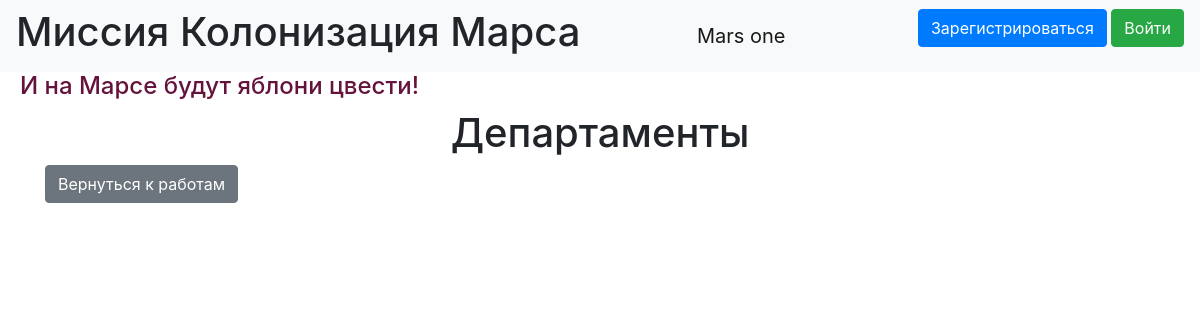
/departments, run on an earlier commit of the app's database.
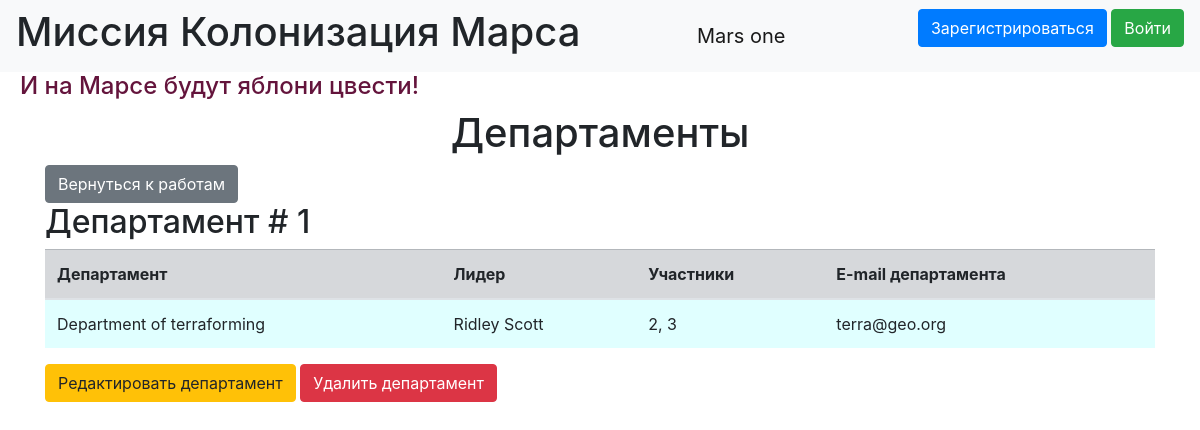
And on a later commit of the database.
### data/departments.py (models this page shows)
class Department(SqlAlchemyBase):
    __tablename__ = 'departments'
    id = sqlalchemy.Column(sqlalchemy.Integer,
                           primary_key=True, autoincrement=True)
    title = sqlalchemy.Column(sqlalchemy.String)
    chief = sqlalchemy.Column(sqlalchemy.Integer, sqlalchemy.ForeignKey("users.id"))
    members = sqlalchemy.Column(sqlalchemy.String)
    email = sqlalchemy.Column(sqlalchemy.String)
    user = orm.relationship('User')

### data/users.py (models this page shows, shortened)
class User(SqlAlchemyBase, UserMixin):
    __tablename__ = 'users'
    id = sqlalchemy.Column(sqlalchemy.Integer,
                           primary_key=True, autoincrement=True)
    surname = sqlalchemy.Column(sqlalchemy.String)
    name = sqlalchemy.Column(sqlalchemy.String)
    age = sqlalchemy.Column(sqlalchemy.Integer)
    position = sqlalchemy.Column(sqlalchemy.String)
    speciality = sqlalchemy.Column(sqlalchemy.String)
    address = sqlalchemy.Column(sqlalchemy.String)
    email = sqlalchemy.Column(sqlalchemy.String, unique=True)
    hashed_password = sqlalchemy.Column(sqlalchemy.String)
    modified_date = sqlalchemy.Column(sqlalchemy.DateTime, default=datetime.datetime.now)
    jobs = orm.relationship("Jobs", back_populates='user')

### model1.py (the view)
@app.route('/departments')
def departments():
    db_sess = db_session.create_session()
    return render_template('departments.html', title='Департаменты',
                           departments=db_sess.query(Department).all(),
                           message=request.args.get('message'),
                           message_type=request.args.get('message_type'))

### data/db_session.py (called while the page is built)
def create_session() -> Session:
    global __factory
    return __factory()

### templates/departments.html (shortened to what this page needs)
{% extends 'base.html' %}
{% block content %}
    <h1 class="text-center">{{ title }}</h1>
    <a class="btn btn-secondary" href="/">Вернуться к работам</a>
    {% for dep in departments %}
        <h2>Департамент # {{ loop.index }}</h2>
        <table class="table">
            <thead>
                <tr class="table-secondary">
                    <th>Департамент</th>
                    <th>Лидер</th>
                    <th>Участники</th>
                    <th>E-mail департамента</th>
                </tr>
            </thead>
            <tbody style="background-color: lightcyan">
                <tr>
                    <td>{{ dep.title }}</td>
                    <td>{{ dep.user.name }} {{ dep.user.surname }}</td>
                    <td>{{ dep.members }}</td>
                    <td>{{ dep.email }}</td>
                </tr>
            </tbody>
        </table>
        {% if current_user.id in (1, dep.chief_id) %}
            <a class="btn btn-warning" href="/edit_department/{{ dep.id }}">Редактировать департамент</a>
            <a class="btn btn-danger" href="/delete_department/{{ dep.id }}">Удалить департамент</a>
        {% endif %}
    {% endfor %}
{% endblock %}

### templates/base.html (shortened to what this page needs)
<!doctype html>
<html lang="en">
<head>
    <link rel="stylesheet"
          href="https://stackpath.bootstrapcdn.com/bootstrap/4.4.1/css/bootstrap.min.css"
>
    <link rel="stylesheet" type="text/css" href="{{url_for('static', filename='css/style.css')}}" />
</head>
<body>
<header>
    <nav class="navbar navbar-light bg-light">
        <h1>Миссия Колонизация Марса</h1>
        <a class="navbar-brand" href="#">Mars one</a>
        {% if current_user.is_authenticated %}
            <a class="navbar-brand" href="/logout">{{ current_user.name }}</a>
        {% else %}
            <p>
                <a class="btn btn-primary " href="/register">Зарегистрироваться</a>
                <a class="btn btn-success" href="/login">Войти</a>
            </p>
        {% endif %}
    </nav>
</header>
<h4>И на Марсе будут яблони цвести!</h4>
<main role="main" class="container">
    {% block content %}{% endblock %}
</main>
</body>
</html>

### static/css/style.css (style rules this page uses)
h4 { color: rgb(100, 20, 60); padding-left: 20px; }

What changed in the data, as far as the page shows it:
added Department: title "Department of terraforming", user.name "Ridley", user.surname "Scott", members "2, 3", email "terra@geo.org"
